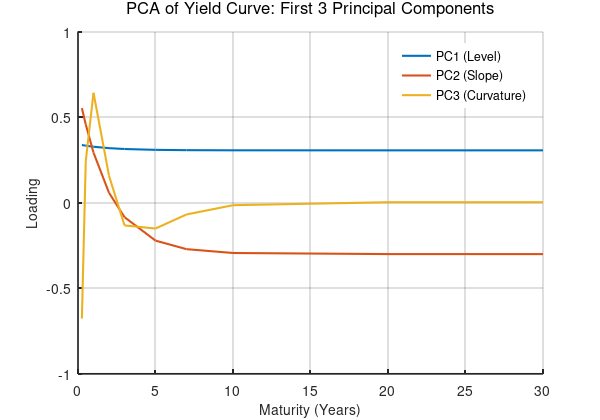

Write the MATLAB code that produced this figure.
% yield_curve_pca.m
% PCA on synthetic yield curve data

% Simulate yield curve data (250 days x 10 maturities)
n_obs = 250;
maturities = [0.25 0.5 1 2 3 5 7 10 20 30];
n_maturities = length(maturities);

% Simulate latent factors: level, slope, curvature
level = randn(n_obs,1) * 0.5 + 2.0;
slope = randn(n_obs,1) * 0.2;
curv = randn(n_obs,1) * 0.1;

yield_data = zeros(n_obs, n_maturities);
for i = 1:n_maturities
    tau = maturities(i);
    yield_data(:,i) = level + slope .* exp(-tau/2) + curv .* (exp(-tau) - exp(-2*tau));
end

% PCA
% Manually center the data
Y = yield_data - mean(yield_data);

% PCA via SVD
[U, S, V] = svd(Y, 'econ');
coeff = V;              % Loadings (principal components)
score = U * S;          % Scores (projections)
latent = diag(S).^2;    % Variance explained

% Plot first 3 principal components (loadings)
figure('Units','inches','Position',[0, 0, 6, 4.2]);
plot(maturities, coeff(:,1:3), 'LineWidth', 1.5)
xlabel('Maturity (Years)', 'FontSize', 10)
ylabel('Loading', 'FontSize', 10)
title('PCA of Yield Curve: First 3 Principal Components', 'FontSize', 12, 'FontWeight', 'normal')
legend({'PC1 (Level)', 'PC2 (Slope)', 'PC3 (Curvature)'}, 'Location', 'best', 'Box', 'off')
grid on
box off
set(gca, 'FontName', 'Helvetica', 'FontSize', 10, 'LineWidth', 1.2)

% Save to PDF
set(gcf, 'PaperPositionMode', 'auto');
if ~exist('plots', 'dir')
    mkdir('plots');
end
print(gcf, 'plots/yield_curve_pca', '-dpdf', '-painters', '-r300');
